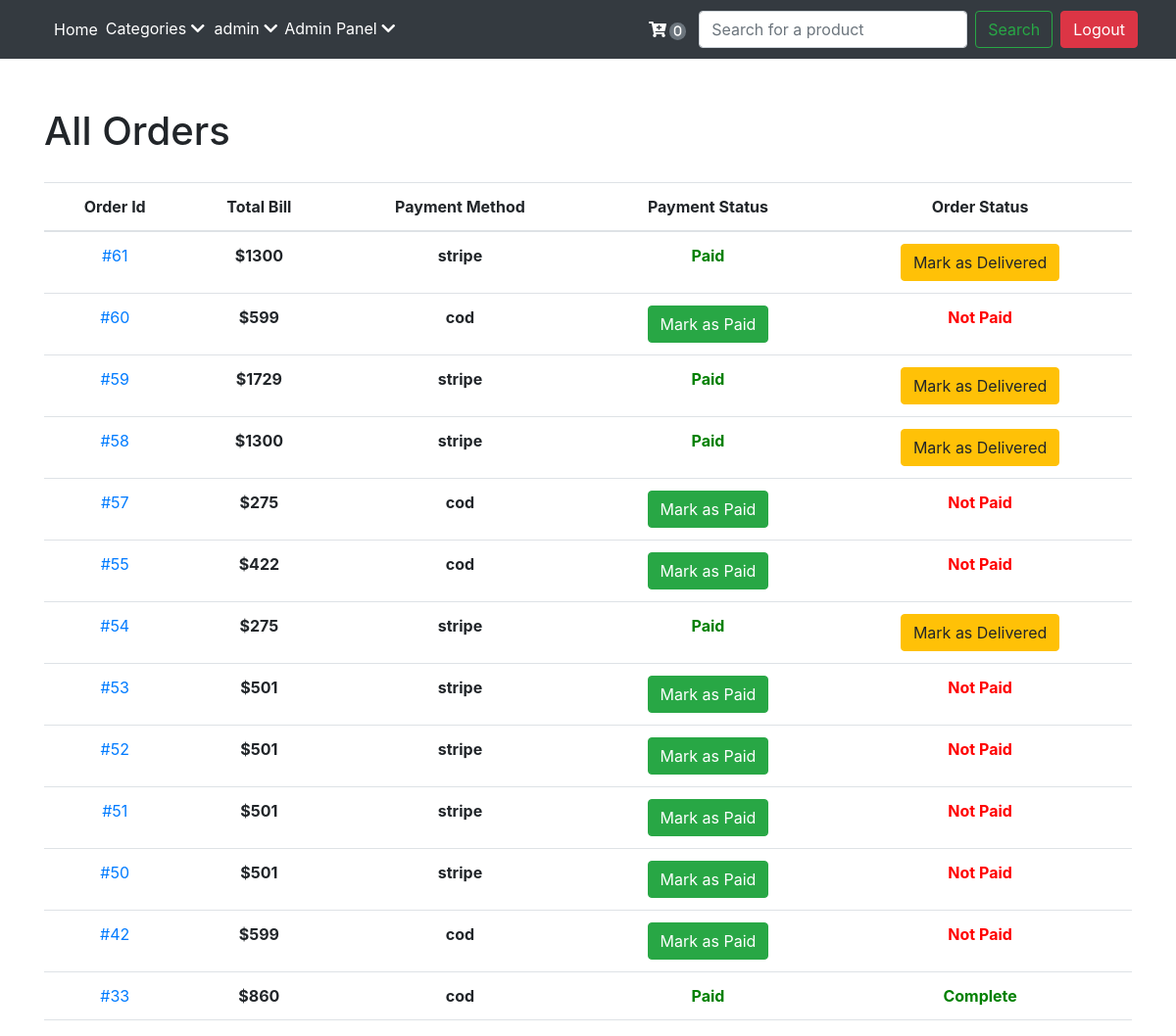
/manageOrder.php (signed in), run on an earlier commit of the app's database.
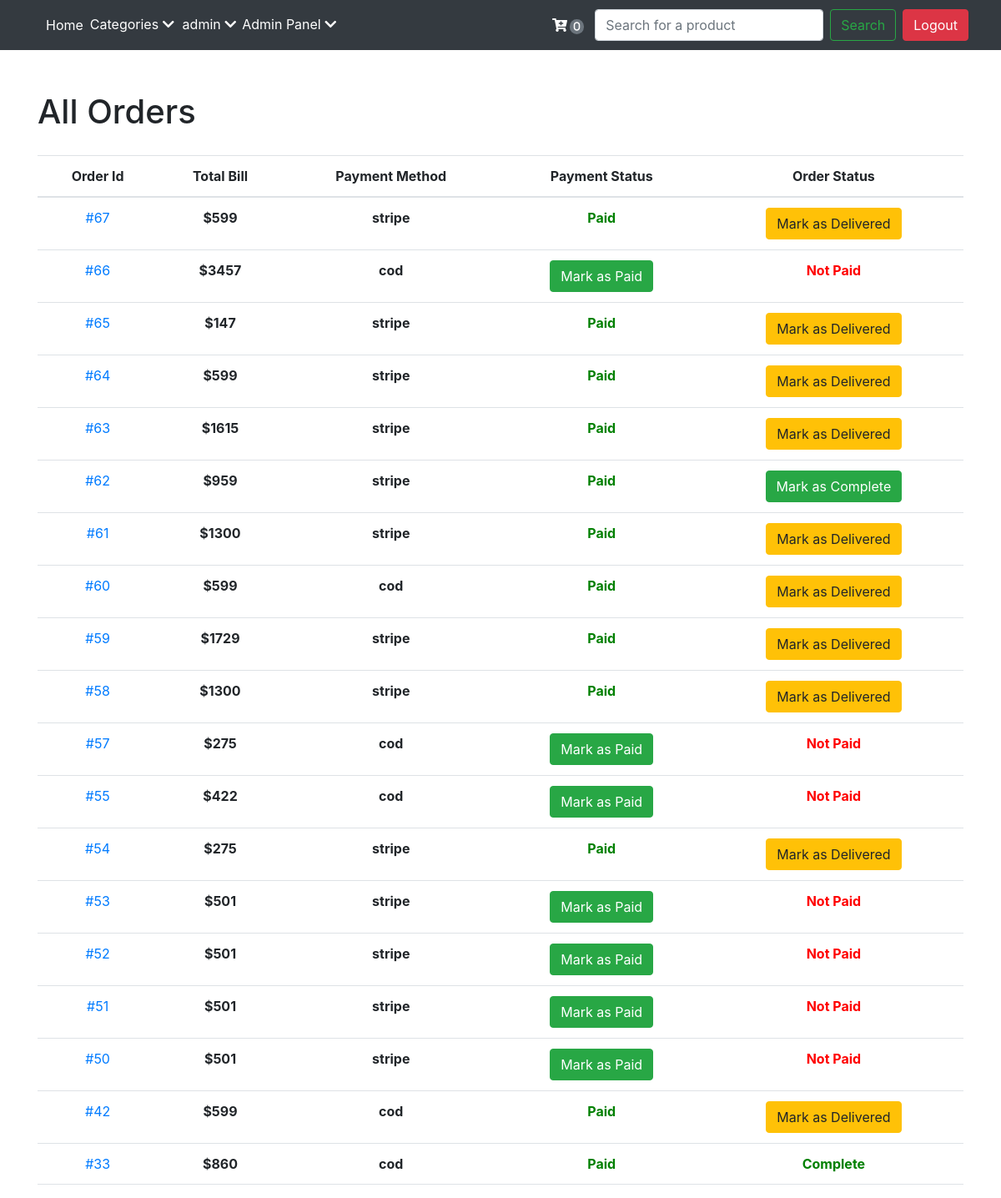
And on a later commit of the database.
### tables this page shows
CREATE TABLE `orders` (
  `order_id` int(11) NOT NULL,
  `order_user_id` int(11) DEFAULT NULL,
  `cart` text NOT NULL,
  `bill` int(11) NOT NULL,
  `order_status` varchar(255) NOT NULL DEFAULT 'Not Delivered',
  `payment_status` varchar(25) NOT NULL DEFAULT 'Not Paid',
  `payment_method` varchar(25) NOT NULL,
  `order_time` datetime NOT NULL DEFAULT current_timestamp()
);

### manageOrder.php (the view, shortened to what this page needs)
<!DOCTYPE html>
<html lang="en">
<head>
</head>
<body>
    <?php
    if(!isset($_SESSION['user_type'])||$_SESSION['user_type']!='admin'){
        header("location: /store/index.php");
    }
    else{
        include 'partials/_header.php';
        include 'partials/_dbconnect.php';
        echo'
        <div class="container">
            <h1 style= "padding-top: 50px; padding-bottom: 20px;">All Orders</h1>
                <div class="row">
                <div class="col-sm-12 col-md-12 col-md-offset-1">
                    <table class="table table-hover">
                        <thead>
                            <tr>
                                <th class="text-center">Order Id</th>
                                <th class="text-center">Total Bill</th>
                                <th class="text-center">Payment Method</th>
                                <th class="text-center">Payment Status</th>
                                <th class="text-center">Order Status</th>
                            </tr>
                        </thead>
                <tbody>
                ';
                    $sql = "SELECT * FROM `orders` ORDER BY `orders`.`order_id` DESC";
                    $result = mysqli_query($conn, $sql);
                    $num = mysqli_num_rows($result);
                    if ($num>0){
                        while($row = mysqli_fetch_assoc($result)){
                        $orderId = $row['order_id'];
                        $paymentMethod = $row['payment_method'];
                        $amountPaid = $row['bill'];
                        $status = $row['order_status'];
                        $payStatus = $row['payment_status'];
                        echo'
                <tr>
                <td class="text-center">
                <a href="/store/orderPage.php?orderId='.$orderId.'"><span>#'.$orderId.'</span></a>
                </td>
                <td class="text-center"><strong>$'.$amountPaid.'</strong></td>
                <td class="text-center"><strong>'.$paymentMethod.'</strong></td>';
                if($payStatus == 'Not Paid'){
                    echo'
                    <td class="text-center">
                    <form action="/store/partials/_markAsPaid.php" method="post">
                    <input type="hidden" name="orderId" value="'.$orderId.'">
                    <button type="submit" class="btn btn-success">Mark as Paid</button>
                    </form>
                    </td>
                    <td class="text-center"><strong style="color: red;">'.$payStatus.'</strong></td>
                    ';
                }
                else{
                    echo'
                    <td class="text-center"><strong style="color: green;">'.$payStatus.'</strong></td>
                    ';
                if($status=="Not Delivered"){
                    echo'
                    <td class="text-center">
                    <form method="post" action="/store/partials/_handleOrderStatus.php">
                    <input type="hidden" name="orderId" value="'.$orderId.'">
                    <input type="hidden" name="status" value="'.$status.'">
                    <button type="submit" class="btn btn-warning">Mark as Delivered</button>
                    </form>
                    </td>';
                }else if($status=="on the way"){
                    echo'
                    <td class="text-center">
                    <form method="post" action="/store/partials/_handleOrderStatus.php">
                    <input type="hidden" name="orderId" value="'.$orderId.'">
                    <input type="hidden" name="status" value="'.$status.'">
                    <button type="submit" class="btn btn-success">Mark as Complete</button>
                    </form>
                    </td>';
                }
                else{
                    echo'
                    <td class="text-center"><strong style="color: green;">'.$status.'</strong></td>
                    ';
                }
                }
                echo
                '</tr>
        </a>';
                }}
                ;}
    ?>
</body>
</html>

### partials/_header.php (shortened to what this page needs)
<!DOCTYPE html>
<html lang="en">
<head>
    <link rel="stylesheet" type="text/css" href="/store/partials/_header.css">
    <link href="https://cdn.jsdelivr.net/npm/bootstrap@5.2.2/dist/css/bootstrap.min.css" rel="stylesheet"
>
    <link rel="stylesheet" href="https://stackpath.bootstrapcdn.com/bootstrap/4.3.1/css/bootstrap.min.css">
    <link rel="stylesheet" href="https://use.fontawesome.com/releases/v5.7.2/css/all.css">
</head>
<body>
    <nav class="navbar navbar-expand-lg navbar-dark bg-dark">
        <div class="container-fluid">
            <div class="collapse navbar-collapse" id="navbarSupportedContent">
                <ul class="navbar-nav me-auto mb-2 mb-lg-0">
                    <li class="nav-item">
                        <a class="nav-link s1" aria-current="page" href="/store/index.php">Home</a>
                    </li>
                    <?php
                    if(isset($_SESSION['loggedIn']) && $_SESSION['loggedIn']==true){
                        echo'<li><a style="margin-right: 5px; padding-top: 7px" class="s1">Categories <i
                                class="fa fa-chevron-down"></i></a>';
                    }else{
                        echo'<li><a style="margin-right: 5px;padding-top: 7px ;width: 100px" class="s1">Categories <i
                                class="fa fa-chevron-down"></i></a>';
                    }
                    ?>
                    <ul>
                        <?php
                    echo'
                       </ul>
                    </li>';
                    if(isset($_SESSION['loggedIn']) && $_SESSION['loggedIn']==true){
                        $curUserName = $_SESSION['user_name'];
                    echo'
                    <li id="drop"><a style="margin-left: 5px; padding-top: 7px" class="s1">'.$curUserName.' <i class="fa fa-chevron-down"></i></a></a>
                    <ul>
                        <li class="nav-item"><a  class="nav-link s1" href="/store/userProfile.php">User Profile</a></li>
                        <li class="nav-item"><a  class="nav-link s1" href="/store/changePassword.php">Change Password</a></li>
                    </ul>
                    </li>';
                    if($_SESSION['user_type'] == 'admin'){
                        echo'
                        <li class="s1" style="margin-left: 7px; padding-top: 7px"><a href="">Admin Panel <i
                                class="fa fa-chevron-down"></i></a>
                            <ul>
                                <li class="nav-item"><a  class="nav-link s1" href="/store/manageUser.php">Manage Users</a></li>
                                <li class="nav-item"><a  class="nav-link s1" href="/store/manageProduct.php">Manage Products</a></li>
                                <li class="nav-item"><a  class="nav-link s1" href="/store/manageOrder.php">Manage Orders</a></li>
                            </ul>
                        </li>';
                    }
                    }
                ?>
                    </ul>
                    <?php
                            $c=0;
                            echo'
                                <a href="/store/shoppingCart.php" style="padding: 10px; margin-right: 3px" class="s1 rounded-circle"><i class="fa fa-cart-plus" aria-hidden="true"><span class=" badge rounded-pill bg-secondary" style="margin-left: 3px;">'.$c.'</span></i></a>'
                            ;?>
                <form class="d-flex" role="search" action="/store/searchPage.php" method="get">
                    <input class="form-control me-2" type="search" placeholder="Search for a product"
                        aria-label="Search" name="search">
                    <button class="btn btn-outline-success" type="submit">Search</button>
                </form>
                <?php
                    if(isset($_SESSION['loggedIn']) && $_SESSION['loggedIn']==true){
                    echo' <ul>
                    <li class="nav-item"><a  class="btn btn-danger mx-2" href="/store/logout.php">Logout</a></li>
                    </ul>';
                }else{
                    echo'
                    <button class="btn btn-primary nav-item mx-2"><a href="/store/signup.php">Signup</a></button>
                    <button class="btn btn-success nav-item"><a href="/store/login.php">Login</a></button>
                    ';
                }
                ?>
            </div>
        </div>
    </nav>
</body>
</html>

### partials/_header.css (style rules this page uses)
nav ul { padding: 0; margin: 0; list-style: none; position: relative; }
nav ul li { display:inline-block; }
nav a { display:block; color:#FFF !important; text-decoration:none !important; }

What changed in the data, as far as the page shows it:
added orders: order_id "67", bill "599", payment_method "stripe", payment_status "Paid"
added orders: order_id "66", bill "3457", payment_method "cod", payment_status "Not Paid"
added orders: order_id "65", bill "147", payment_method "stripe", payment_status "Paid"
added orders: order_id "64", bill "599", payment_method "stripe", payment_status "Paid"
added orders: order_id "63", bill "1615", payment_method "stripe", payment_status "Paid"
added orders: order_id "62", bill "959", payment_method "stripe", payment_status "Paid"
changed orders id 60: payment_status "Not Paid" → "Paid"; payment_status "Mark as Paid" → "Mark as Delivered"
changed orders id 42: payment_status "Not Paid" → "Paid"; payment_status "Mark as Paid" → "Mark as Delivered"
